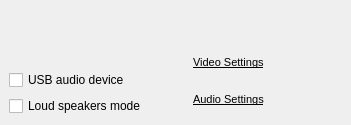
<ui version="4.0" >
 <author></author>
 <comment></comment>
 <exportmacro></exportmacro>
 <class>WengoPhoneWindowConfigPanel</class>
 <widget class="QWidget" name="WengoPhoneWindowConfigPanel" >
  <property name="geometry" >
   <rect>
    <x>0</x>
    <y>0</y>
    <width>351</width>
    <height>125</height>
   </rect>
  </property>
  <layout class="QGridLayout" >
   <property name="margin" >
    <number>9</number>
   </property>
   <property name="spacing" >
    <number>6</number>
   </property>
   <item row="0" column="0" >
    <layout class="QGridLayout" >
     <property name="margin" >
      <number>0</number>
     </property>
     <property name="spacing" >
      <number>6</number>
     </property>
     <item row="0" column="0" >
      <widget class="QLabel" name="inputSoundLabel" >
       <property name="pixmap" >
        <pixmap resource="wengophone.qrc" >:/pics/audio/microphone.png</pixmap>
       </property>
      </widget>
     </item>
     <item row="0" column="1" >
      <layout class="QHBoxLayout" >
       <property name="margin" >
        <number>0</number>
       </property>
       <property name="spacing" >
        <number>0</number>
       </property>
       <item>
        <widget class="QtClickableLabel" name="mic_vol0" >
         <property name="text" >
          <string/>
         </property>
         <property name="pixmap" >
          <pixmap resource="wengophone.qrc" >:/pics/audio/progress_1_off.png</pixmap>
         </property>
        </widget>
       </item>
       <item>
        <widget class="QtClickableLabel" name="mic_vol1" >
         <property name="text" >
          <string/>
         </property>
         <property name="pixmap" >
          <pixmap resource="wengophone.qrc" >:/pics/audio/progress_2_off.png</pixmap>
         </property>
        </widget>
       </item>
       <item>
        <widget class="QtClickableLabel" name="mic_vol2" >
         <property name="text" >
          <string/>
         </property>
         <property name="pixmap" >
          <pixmap resource="wengophone.qrc" >:/pics/audio/progress_3_off.png</pixmap>
         </property>
        </widget>
       </item>
       <item>
        <widget class="QtClickableLabel" name="mic_vol3" >
         <property name="text" >
          <string/>
         </property>
         <property name="pixmap" >
          <pixmap resource="wengophone.qrc" >:/pics/audio/progress_4_off.png</pixmap>
         </property>
        </widget>
       </item>
       <item>
        <widget class="QtClickableLabel" name="mic_vol4" >
         <property name="text" >
          <string/>
         </property>
         <property name="pixmap" >
          <pixmap resource="wengophone.qrc" >:/pics/audio/progress_5_off.png</pixmap>
         </property>
        </widget>
       </item>
       <item>
        <widget class="QtClickableLabel" name="mic_vol5" >
         <property name="text" >
          <string/>
         </property>
         <property name="pixmap" >
          <pixmap resource="wengophone.qrc" >:/pics/audio/progress_6_off.png</pixmap>
         </property>
        </widget>
       </item>
       <item>
        <widget class="QtClickableLabel" name="mic_vol6" >
         <property name="text" >
          <string/>
         </property>
         <property name="pixmap" >
          <pixmap resource="wengophone.qrc" >:/pics/audio/progress_7_off.png</pixmap>
         </property>
        </widget>
       </item>
      </layout>
     </item>
     <item row="2" column="0" colspan="2" >
      <widget class="QCheckBox" name="halfDuplexCheckBox" >
       <property name="toolTip" >
        <string>Enable half-duplex mode</string>
       </property>
       <property name="text" >
        <string>Loud speakers mode</string>
       </property>
      </widget>
     </item>
     <item row="1" column="0" colspan="2" >
      <widget class="QCheckBox" name="enableWenboxCheckBox" >
       <property name="toolTip" >
        <string>Enable Wenbox usage</string>
       </property>
       <property name="text" >
        <string>USB audio device</string>
       </property>
      </widget>
     </item>
     <item row="0" column="2" >
      <spacer>
       <property name="orientation" >
        <enum>Qt::Horizontal</enum>
       </property>
       <property name="sizeHint" >
        <size>
         <width>40</width>
         <height>20</height>
        </size>
       </property>
      </spacer>
     </item>
    </layout>
   </item>
   <item row="0" column="1" >
    <layout class="QGridLayout" >
     <property name="margin" >
      <number>0</number>
     </property>
     <property name="spacing" >
      <number>6</number>
     </property>
     <item row="1" column="0" colspan="2" >
      <widget class="QLabel" name="videoSettingsLabel" >
       <property name="text" >
        <string>&lt;html>&lt;head>&lt;meta name="qrichtext" content="1" />&lt;/head>&lt;body style=" white-space: pre-wrap; font-family:MS Shell Dlg; font-size:8.25pt; font-weight:400; font-style:normal; text-decoration:none;">&lt;p style=" margin-top:0px; margin-bottom:0px; margin-left:0px; margin-right:0px; -qt-block-indent:0; text-indent:0px;">&lt;span style=" font-size:8pt; text-decoration: underline;">Video Settings&lt;/span>&lt;/p>&lt;/body>&lt;/html></string>
       </property>
      </widget>
     </item>
     <item row="2" column="0" colspan="2" >
      <widget class="QLabel" name="audioSettingsLabel" >
       <property name="text" >
        <string>&lt;html>&lt;head>&lt;meta name="qrichtext" content="1" />&lt;/head>&lt;body style=" white-space: pre-wrap; font-family:MS Shell Dlg; font-size:8.25pt; font-weight:400; font-style:normal; text-decoration:none;">&lt;p style=" margin-top:0px; margin-bottom:0px; margin-left:0px; margin-right:0px; -qt-block-indent:0; text-indent:0px;">&lt;span style=" font-size:8pt; text-decoration: underline;">Audio Settings&lt;/span>&lt;/p>&lt;/body>&lt;/html></string>
       </property>
      </widget>
     </item>
     <item row="0" column="1" >
      <layout class="QHBoxLayout" >
       <property name="margin" >
        <number>0</number>
       </property>
       <property name="spacing" >
        <number>0</number>
       </property>
       <item>
        <widget class="QtClickableLabel" name="hp_vol0" >
         <property name="text" >
          <string/>
         </property>
         <property name="pixmap" >
          <pixmap resource="wengophone.qrc" >:/pics/audio/progress_1_off.png</pixmap>
         </property>
        </widget>
       </item>
       <item>
        <widget class="QtClickableLabel" name="hp_vol1" >
         <property name="text" >
          <string/>
         </property>
         <property name="pixmap" >
          <pixmap resource="wengophone.qrc" >:/pics/audio/progress_2_off.png</pixmap>
         </property>
        </widget>
       </item>
       <item>
        <widget class="QtClickableLabel" name="hp_vol2" >
         <property name="text" >
          <string/>
         </property>
         <property name="pixmap" >
          <pixmap resource="wengophone.qrc" >:/pics/audio/progress_3_off.png</pixmap>
         </property>
        </widget>
       </item>
       <item>
        <widget class="QtClickableLabel" name="hp_vol3" >
         <property name="text" >
          <string/>
         </property>
         <property name="pixmap" >
          <pixmap resource="wengophone.qrc" >:/pics/audio/progress_4_off.png</pixmap>
         </property>
        </widget>
       </item>
       <item>
        <widget class="QtClickableLabel" name="hp_vol4" >
         <property name="text" >
          <string/>
         </property>
         <property name="pixmap" >
          <pixmap resource="wengophone.qrc" >:/pics/audio/progress_5_off.png</pixmap>
         </property>
        </widget>
       </item>
       <item>
        <widget class="QtClickableLabel" name="hp_vol5" >
         <property name="text" >
          <string/>
         </property>
         <property name="pixmap" >
          <pixmap resource="wengophone.qrc" >:/pics/audio/progress_6_off.png</pixmap>
         </property>
        </widget>
       </item>
       <item>
        <widget class="QtClickableLabel" name="hp_vol6" >
         <property name="text" >
          <string/>
         </property>
         <property name="pixmap" >
          <pixmap resource="wengophone.qrc" >:/pics/audio/progress_7_off.png</pixmap>
         </property>
        </widget>
       </item>
      </layout>
     </item>
     <item row="0" column="0" >
      <widget class="QLabel" name="outputSoundLabel" >
       <property name="pixmap" >
        <pixmap resource="wengophone.qrc" >:/pics/audio/speaker.png</pixmap>
       </property>
      </widget>
     </item>
     <item row="0" column="2" >
      <spacer>
       <property name="orientation" >
        <enum>Qt::Horizontal</enum>
       </property>
       <property name="sizeHint" >
        <size>
         <width>40</width>
         <height>20</height>
        </size>
       </property>
      </spacer>
     </item>
    </layout>
   </item>
  </layout>
 </widget>
 <pixmapfunction></pixmapfunction>
 <customwidgets>
  <customwidget>
   <class>QtClickableLabel</class>
   <extends>QLabel</extends>
   <header>QtClickableLabel_proxy.h</header>
   <container>0</container>
   <pixmap></pixmap>
  </customwidget>
 </customwidgets>
 <tabstops>
  <tabstop>enableWenboxCheckBox</tabstop>
 </tabstops>
 <resources>
  <include location="wengophone.qrc" />
 </resources>
 <connections/>
</ui>
